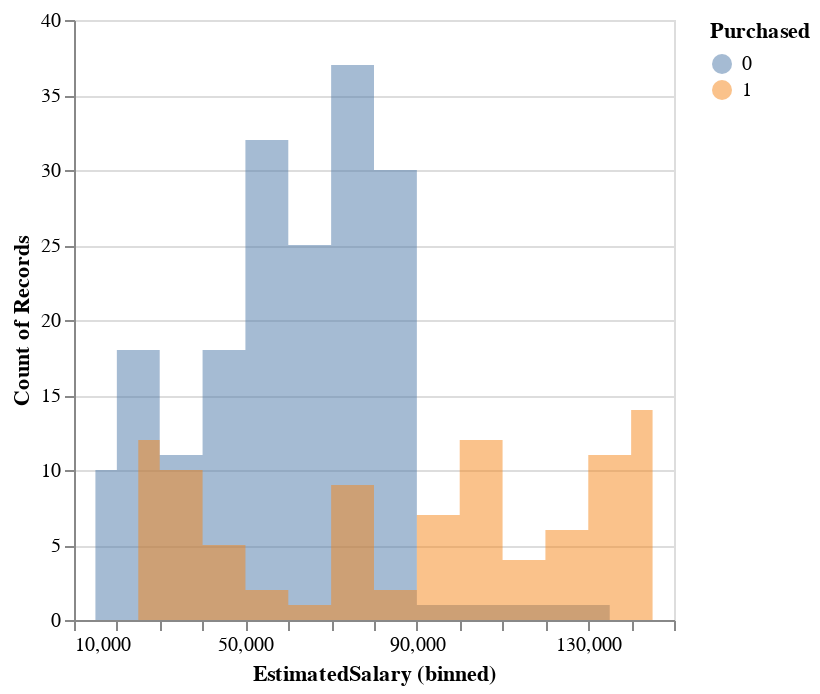

The cell this chart's notebook holds for it:
### Markdown cell above
There are __________ differences regarding gender.

### Code cell
alt.Chart(df_train).mark_area(
    opacity=0.5,
    interpolate='step'
).encode(
    alt.X("EstimatedSalary:Q", bin=alt.Bin(maxbins=20)),
    alt.Y('count()', stack = None),
    alt.Color('Purchased:N'),
).properties(width=300)

### Figure 1 — Vega-Lite specification as saved in the notebook (floating-point values rounded to 4 significant figures; data arrays with more than 128 entries replaced by an {"elided": "..."} marker saying what was removed)
{"config": {"view": {"continuousWidth": 400, "continuousHeight": 300}}, "data": {"name": "data-c8e5ce5ac5fe444e8ce0603795e89468"}, "mark": {"type": "area", "interpolate": "step", "opacity": 0.5}, "encoding": {"color": {"field": "Purchased", "type": "nominal"}, "x": {"bin": {"maxbins": 20}, "field": "EstimatedSalary", "type": "quantitative"}, "y": {"aggregate": "count", "stack": null, "type": "quantitative"}}, "width": 300, "$schema": "https://vega.github.io/schema/vega-lite/v4.17.0.json", "datasets": {"data-c8e5ce5ac5fe444e8ce0603795e89468": {"elided": "280 records"}}}
